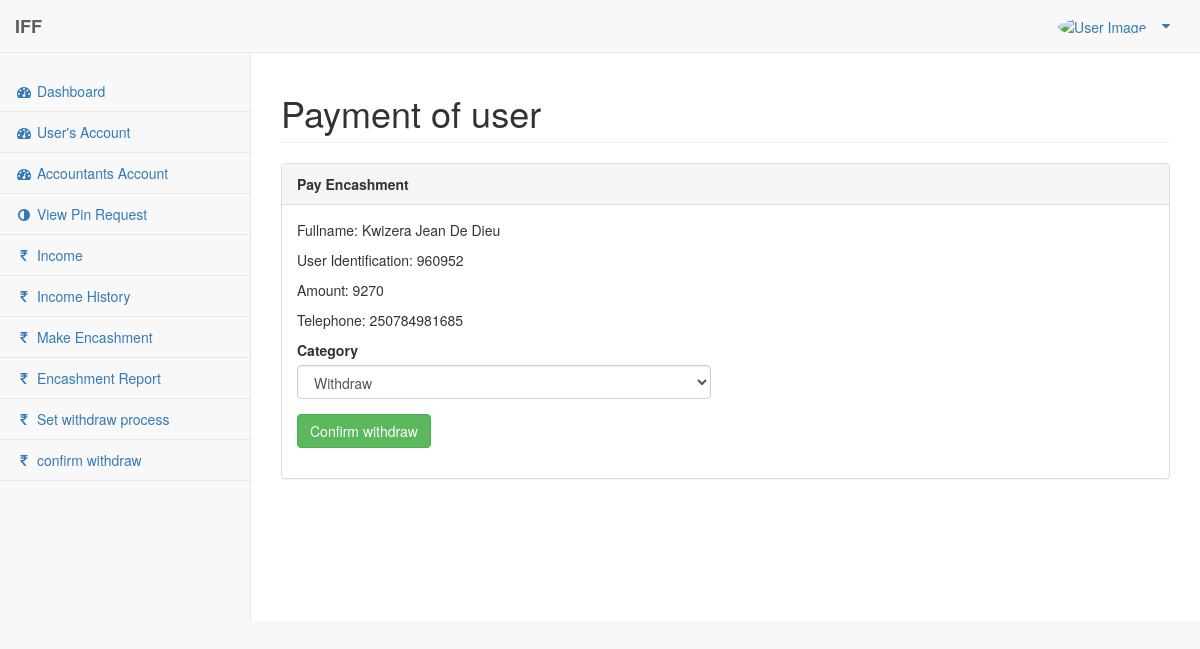
The app's page /admin/payment_form.php?id=13 with its own data.
### tables this page shows
CREATE TABLE `withdraw` (
  `id` int(11) NOT NULL,
  `userident` varchar(255) NOT NULL,
  `amount` varchar(255) NOT NULL,
  `telephone` varchar(255) NOT NULL,
  `created_at` varchar(255) NOT NULL,
  `status` varchar(255) NOT NULL DEFAULT 'no',
  `transactionid` varchar(255) NOT NULL,
  `fullname` varchar(234) NOT NULL,
  `receivedamount` varchar(234) NOT NULL DEFAULT '0'
);

### admin/payment_form.php (the view, shortened to what this page needs)
<?php
$id = $_GET['id'];
?>
<!DOCTYPE html>
<html lang="en">
<head>
    <link href="../vendor/bootstrap/css/bootstrap.min.css" rel="stylesheet">
    <link href="../vendor/metisMenu/metisMenu.min.css" rel="stylesheet">
    <link href="../vendor/datatables-plugins/dataTables.bootstrap.css" rel="stylesheet">
    <link href="../vendor/datatables-responsive/dataTables.responsive.css" rel="stylesheet">
    <link href="../dist/css/sb-admin-2.css" rel="stylesheet">
    <link href="../vendor/font-awesome/css/font-awesome.min.css" rel="stylesheet" type="text/css">
</head>
<body>
    <div id="wrapper">
        <?php include 'php-includes/menu.php'; ?>
        <div id="page-wrapper">
            <div class="row">
                <div class="col-lg-12">
                    <h1 class="page-header">Payment of user</h1>
                </div>
            </div>
            <div class="row">
                <div class="col-lg-12">
                    <div class="panel panel-default">
                        <div class="panel-heading">
                            <b>Pay Encashment</b>
                        </div>
                        <div class="panel-body">
                            <div class="row">
                                <div class="col-lg-6">
                                      <?php
$ss=$dbi->query("SELECT * FROM withdraw where id='$id' ");
while($rows=mysqli_fetch_array($ss)){
    $amount=$rows['amount'];
    $phone=$rows['telephone'];
    $userid=$rows['transactionid'];
      $fullname=$rows['fullname'];
}
echo"<p>Fullname: $fullname </p>";
echo"<p>User Identification: $userid </p>";
echo"<p>Amount: $amount </p>";
echo"<p>Telephone: $phone </p>";
   ?>
                        <form method="POST">
                            <div class="form-group">
                                <label>Category</label>
                                <select class="form-control" name="category">
                                    <option value="yes">Withdraw</option>
                                </select>
                            </div>
                            <div class="form-group">
                                <input type="submit" name="join_user" class="btn btn-success" value="Confirm withdraw">
                            </div>
                        </form>
                                </div>
                            </div>
                        </div>
                    </div>
                </div>
            </div>
</body>
</html>

### records on screen
withdraw: fullname "Kwizera Jean De Dieu", transactionid "960952", amount "9270", telephone "250784981685"
